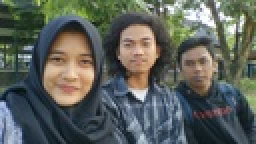
%> input picture kelompok7.jpg, 128 x 72 px, shrunk from 1706 x 960 before the run (shown 2 times larger)
$ octave programpcd.m   (GNU Octave 9; MATLAB toolbox functions it lacks are replaced by stand-ins)
%> lines starting %> are read from the running program, lines starting %| are printed output that depends on the picture
#membaca gambar
gambar_kelompok = imread("kelompok7.jpg");
%> gambar_kelompok is the input picture: size 72x128x3 uint8; mean R, G, B 91.9, 96.9, 90.5

#merubah ke format RGB
red=gambar_kelompok(:,:,1);
green=gambar_kelompok(:,:,2);
blue=gambar_kelompok(:,:,3);
#mencari nilai rata-rata
citra_keabuan=(red+green+blue)/3;


#mengubah dengan transformasi logaritmik soal1 point 3
#memberikan 3 nilai konstanta yang berbeda
konstanta1=0.001;
konstanta2=0.05;
konstanta3=0.1;
logaritmik1 = konstanta1*log(citra_keabuan+1);
logaritmik2 = konstanta2*log(citra_keabuan+1);
logaritmik3 = konstanta3*log(citra_keabuan+1);


#meanampilkan output setelah transformasi logaritmik
imshow(logaritmik1);
imshow(logaritmik2);
imshow(logaritmik3);

#menampilkan histogram
hist(logaritmik1);
%> figure, not shown here; tallest bar 48 high, from x = 0.00427 to 0.00427; tallest bar 47 high, from x = 0.00427 to 0.00427; tallest bar 37 high, from x = 0.00427 to 0.00427; tallest bar 44 high, from x = 0.00427 to 0.00427
hist(logaritmik2);
%> figure, not shown here; tallest bar 48 high, from x = 0.213 to 0.214; tallest bar 47 high, from x = 0.214 to 0.214; tallest bar 37 high, from x = 0.214 to 0.214; tallest bar 44 high, from x = 0.214 to 0.214
hist(logaritmik2);


# tugas 2
# menambah citra keabuan
citra2a=citra_keabuan+80;
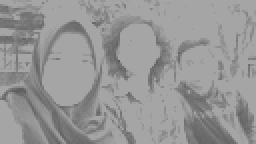
%> citra2a: size 72x128 uint8 (shown 2 times larger); min 88, max 165, mean 150.1
citra2b=citra_keabuan-80;
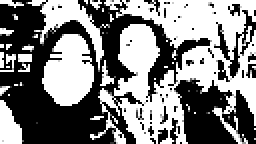
%> citra2b: size 72x128 uint8 (shown 2 times larger); min 0, max 5, mean 2.53; drawn with min black and max white

#menampilkan output citra
imshow(citra2a);
imshow(citra2b);

#menampilkan histogram
hist(citra2a);
%> figure, not shown here; tallest bar 44 high, from x = 158.7 to 158.7; tallest bar 42 high, from x = 158.7 to 158.8; tallest bar 32 high, from x = 158.8 to 158.8; tallest bar 40 high, from x = 158.8 to 158.8
hist(citra2b);
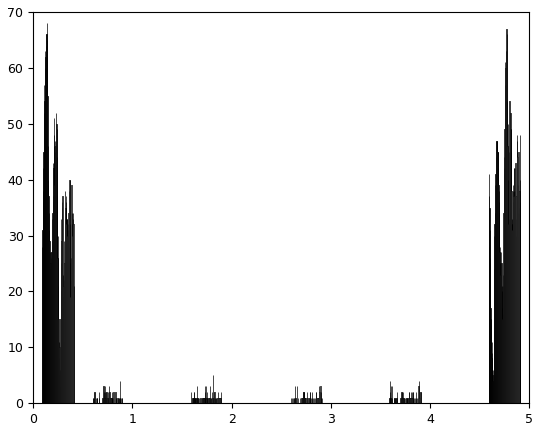
%> figure redrawn from the program's plot data; tallest bar 41 high, from x = 4.59 to 4.59; tallest bar 37 high, from x = 4.59 to 4.59; tallest bar 42 high, from x = 0.095 to 0.0975; tallest bar 36 high, from x = 0.0975 to 0.1

#sobel
Sobel_x = [ -1 0 1 ; -2 0 2; -1 0 1 ]
Sobel_y = [ 1 2 1 ; 0 0 0 ; -1 -2 -1 ]


#sobel 2a
sobelSx_a = conv2(citra2a, Sobel_x);
sobelSy_a = conv2(citra2a, Sobel_y);
sobel_a = abs(sobelSx_a) + abs(sobelSy_a);
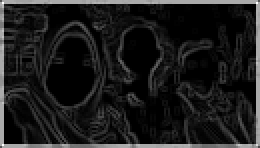
%> sobel_a: size 74x130 double (shown 2 times larger); min 0, max 990, mean 111.8; drawn with min black and max white
imshow(uint8(sobel_a));
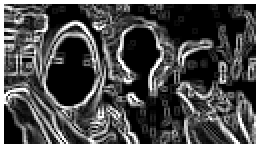
%> displayed picture: size 74x130, on the screen's scale of 0 to 255 (shown 2 times larger); min 0, max 255, mean 80.8

#sobel 2b
sobelSx_b = conv2(citra2b, Sobel_x);
sobelSy_b = conv2(citra2b, Sobel_y);
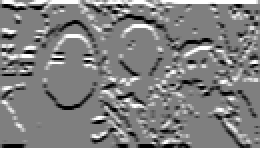
%> sobelSy_b: size 74x130 double (shown 2 times larger); min -20, max 20, mean 0; mean of the top-left, top-right, bottom-left and bottom-right quarters 0.567, 0.654, -0.567, -0.654; drawn with min black and max white
sobel_b = abs(sobelSx_b) + abs(sobelSy_b);
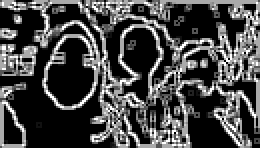
%> sobel_b: size 74x130 double (shown 2 times larger); min 0, max 30, mean 8.4; drawn with min black and max white
imshow(uint8(sobel_b));
